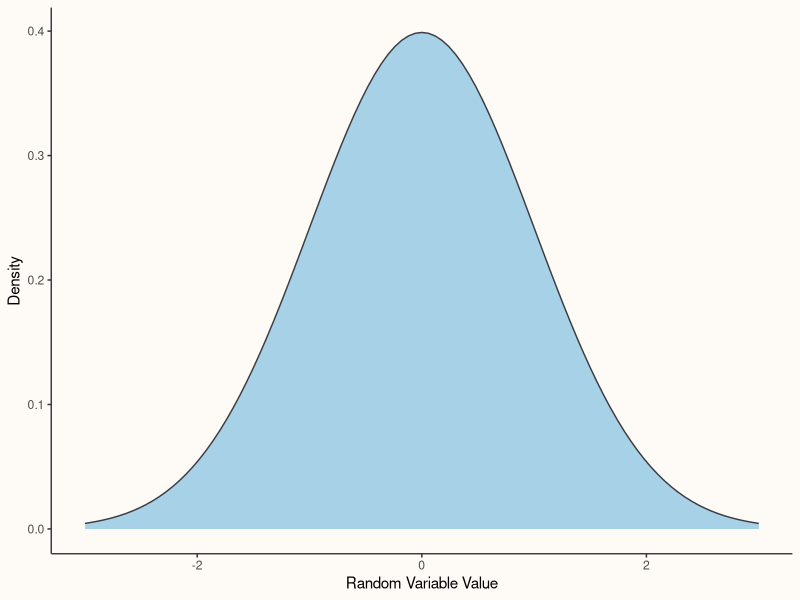
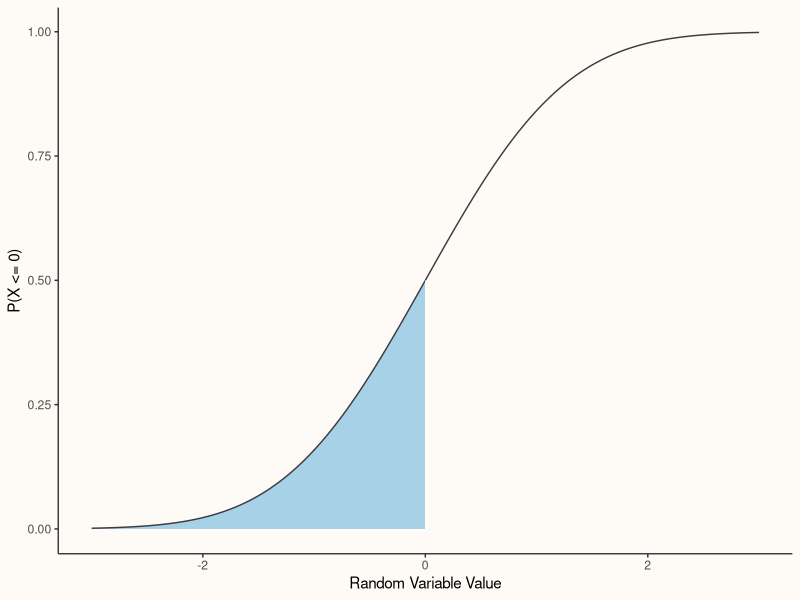
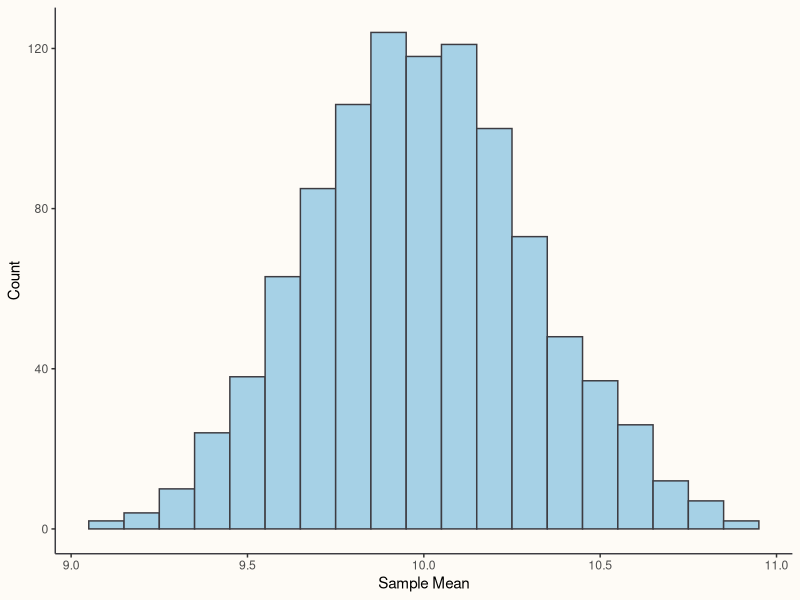
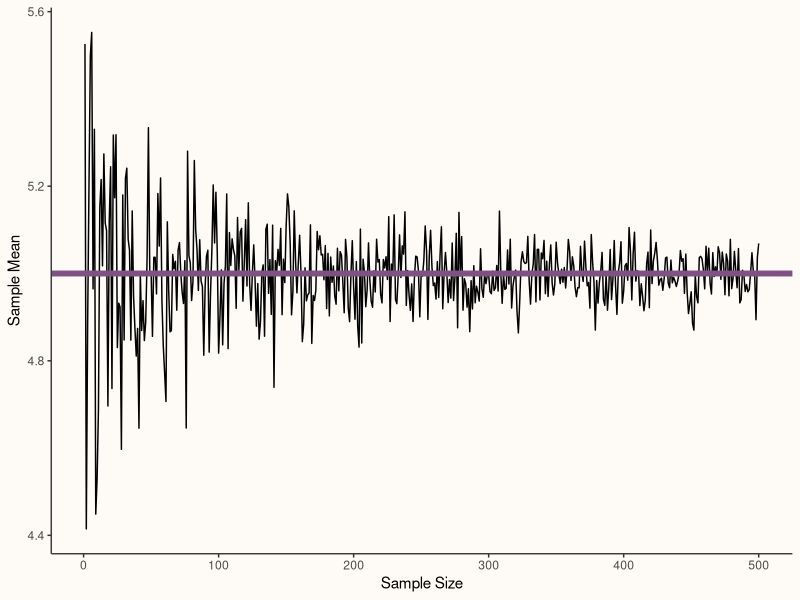
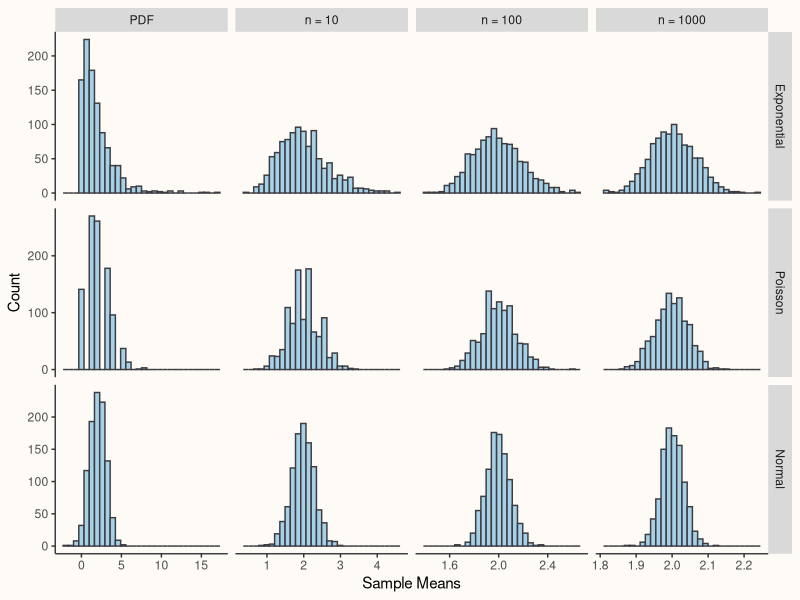
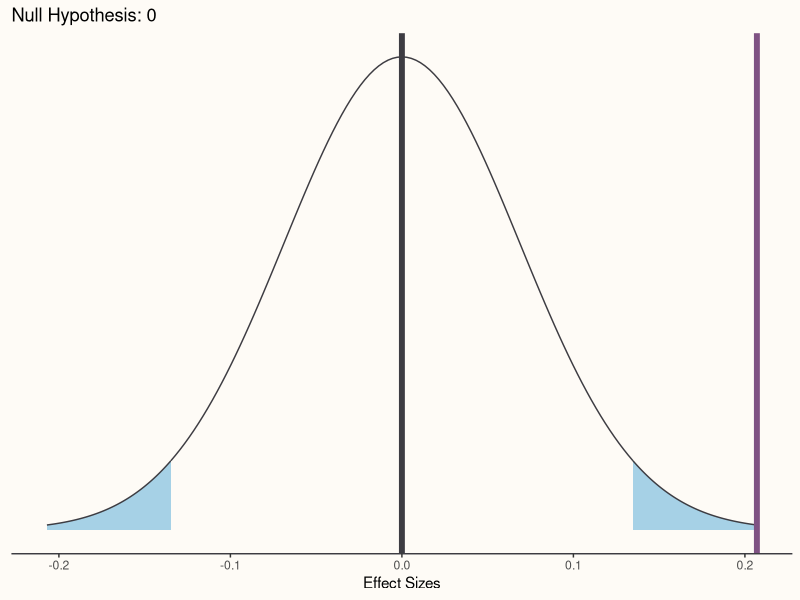
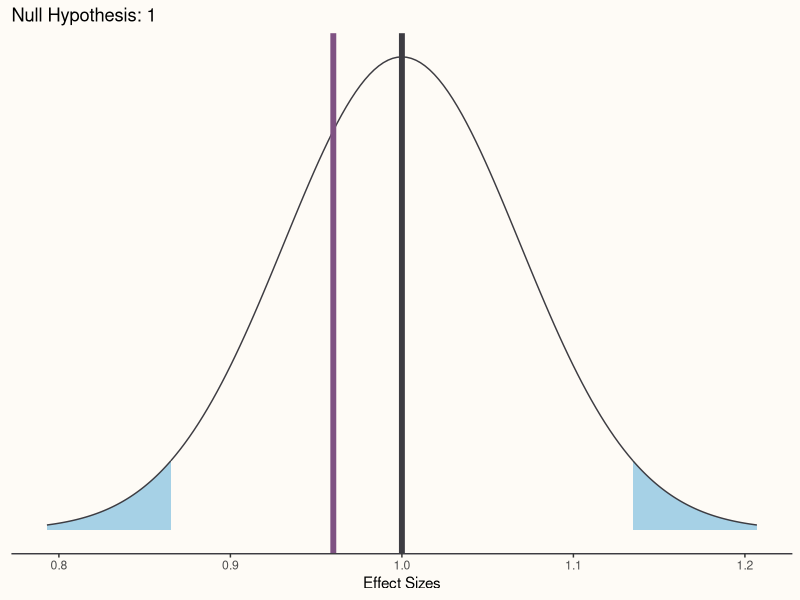
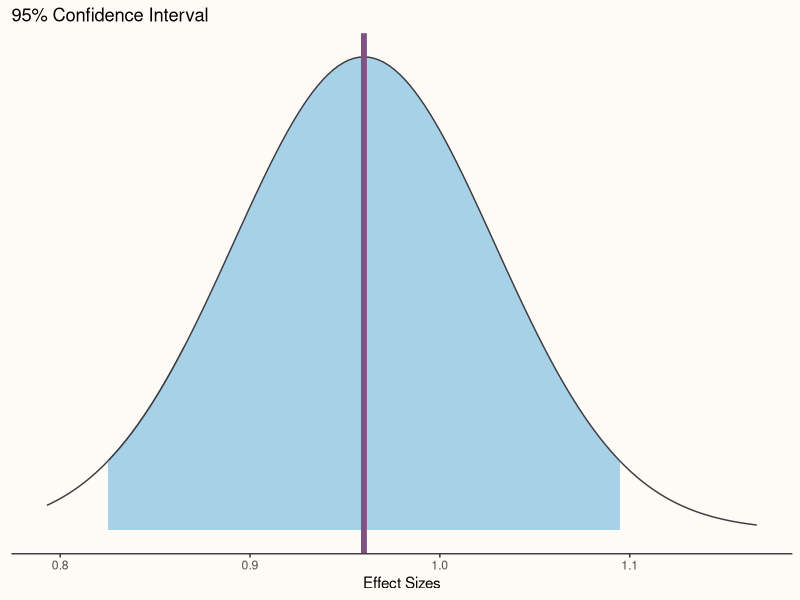

These charts were generated, in order, by the following R code:
## ---- chunk 1
library(dplyr)
library(knitr)
library(kableExtra)
library(ggplot2)
## ---- chunk 2

set.seed(9000) # Power level over 9000!
test_group <- c(rep("Fail", 1000), rep("Pass", 4000), rep("Pass+", 500))
test_group_mat <- model.matrix(~as.factor(test_group))
beta <- 
  (c(qlogis(.20), qlogis(.60) - qlogis(.20), qlogis(.80) - qlogis(.20))) |>
  as.matrix(ncol = 1)
hire_latent <- test_group_mat%*%beta 
hire_outcome <- rbinom(length(hire_latent), size = 1, prob = plogis(hire_latent))
hire_data <- 
  data.frame(
    TEST_OUTCOME = test_group,
    HIRE_OUTCOME = hire_outcome,
    HIRE_CATEGORY = dplyr::case_when(
      hire_outcome == 0 ~ "Turndown",
      TRUE ~ "Hire"
    )
  )

xtabs(~TEST_OUTCOME + HIRE_CATEGORY, hire_data) |> 
  prop.table() |> 
  round(3) |>
  kableExtra::kbl() |>
  kableExtra::kable_minimal()

## ---- chunk 3
xtabs(~TEST_OUTCOME + HIRE_CATEGORY, hire_data) |> 
  prop.table(1) |> 
  round(3) |>
  kableExtra::kbl(
    caption = "<em><strong>P(Selection Decision) given Assessment Outcome</strong></em>"
  ) |>
  kableExtra::kable_minimal()
## ---- chunk 4
xtabs(~TEST_OUTCOME + HIRE_CATEGORY, hire_data) |> 
  prop.table(2) |> 
  round(3) |>
  kableExtra::kbl(
    caption = "<em><strong>P(Assessment Outcome) given Selection Decision</strong></em>"
  ) |>
  kableExtra::kable_minimal()
## ---- chunk 5
ggplot2::ggplot(
  NULL,
  ggplot2::aes(
    c(-3, 3)
  )
) + 
  ggplot2::geom_area(
    stat = "function",
    fun = dnorm,
    fill = "#A6D1E6",
    color = "#3D3C42",
    xlim = c(-3, 3)
  ) + 
    ggplot2::theme(
    plot.background = element_rect(fill = "#FEFBF6", colour = "#FEFBF6"),
    panel.background = element_rect(fill = "#FEFBF6"),
    axis.line.x = element_line(colour = "#3D3C42"),
    axis.line.y = element_line(colour = "#3D3C42"),
    panel.grid.minor = element_line(colour = "#FEFBF6"),
    panel.grid.major = element_line(colour = "#FEFBF6")
  ) +
  ggplot2::labs(
    x = "Random Variable Value",
    y = "Density"
  )

# ggplot(NULL, aes(c(-3,3))) + 
#   geom_area(stat = "function", fun = dnorm, fill = "red", xlim = c(-3, 0)) +
#   geom_area(stat = "function", fun = dnorm, fill = "blue", xlim = c(0, 3)) +
#   ggplot2::theme(
#     plot.background = element_rect(fill = "#FEFBF6"),
#     panel.background = element_rect(fill = "#FEFBF6"),
#     axis.line.x = element_line(colour = "#3D3C42"),
#     axis.line.y = element_line(colour = "#3D3C42")
#   )
## ---- chunk 6
ggplot2::ggplot(
  NULL,
  ggplot2::aes(
    c(-3, 3)
  )
) + 
  ggplot2::geom_area(
    stat = "function",
    fun = pnorm,
    fill = "#A6D1E6",
    color = "#3D3C42",
    xlim = c(-3, 0)
  ) + 
  ggplot2::geom_area(
    stat = "function",
    fun = pnorm,
    fill = "#FEFBF6",
    color = "#3D3C42",
    xlim = c(0, 3)
  ) +
    ggplot2::theme(
    plot.background = element_rect(fill = "#FEFBF6", colour = "#FEFBF6"),
    panel.background = element_rect(fill = "#FEFBF6"),
    axis.line.x = element_line(colour = "#3D3C42"),
    axis.line.y = element_line(colour = "#3D3C42"),
    panel.grid.minor = element_line(colour = "#FEFBF6"),
    panel.grid.major = element_line(colour = "#FEFBF6")
  ) +
  ggplot2::labs(
    x = "Random Variable Value",
    y = "P(X <= 0)"
  )
## ---- chunk 7
set.seed(42)
population_mean <- 10
population_variance <- 5
number_samples <- 1000
sample_size <- 50
sample_mean <- numeric()

for(i in 1:number_samples) {
  x <- rnorm(
    n = sample_size, 
    mean = population_mean,
    sd = sqrt(population_variance)
  )
  
  sample_mean_1 <- mean(x)
  sample_mean <- 
    c(sample_mean, 
      sample_mean_1)
}
## ---- chunk 8
ggplot2::ggplot(
  data = data.frame(X = sample_mean),
  ggplot2::aes(
    x = X
  )
) + 
  ggplot2::geom_histogram(
    binwidth = .10,
    fill = "#A6D1E6",
    color = "#3D3C42"
  ) + 
    ggplot2::theme(
    plot.background = element_rect(fill = "#FEFBF6", colour = "#FEFBF6"),
    panel.background = element_rect(fill = "#FEFBF6"),
    axis.line.x = element_line(colour = "#3D3C42"),
    axis.line.y = element_line(colour = "#3D3C42"),
    panel.grid.minor = element_line(colour = "#FEFBF6"),
    panel.grid.major = element_line(colour = "#FEFBF6")
  ) +
  ggplot2::labs(
    x = "Sample Mean",
    y = "Count"
  )
## ---- chunk 9
mean(sample_mean) # Should be close to the population mean
sd(sample_mean) # Standard Error of the Mean
## ---- chunk 10
mean_plot_data <- 
  data.frame(
    N = 1:500,
    SAMPLE_MEAN = NA
  )

for(n in 1:500) {
  
  sample_mean <- 
    rnorm(n = n, mean = 5, sd = 1) |>
    mean()
  
  mean_plot_data[n, 2] <- sample_mean
  
  
}
## ---- chunk 11
ggplot2::ggplot(
  data = mean_plot_data,
  ggplot2::aes(
    x = N, 
    y = SAMPLE_MEAN
  )
) +
  ggplot2::geom_line() + 
    ggplot2::theme(
    plot.background = element_rect(fill = "#FEFBF6", colour = "#FEFBF6"),
    panel.background = element_rect(fill = "#FEFBF6"),
    axis.line.x = element_line(colour = "#3D3C42"),
    axis.line.y = element_line(colour = "#3D3C42"),
    panel.grid.minor = element_line(colour = "#FEFBF6"),
    panel.grid.major = element_line(colour = "#FEFBF6")
  ) +
  ggplot2::labs(
    x = "Sample Size",
    y = "Sample Mean"
  ) + 
  ggplot2::geom_hline(
    yintercept = 5,
    color = "#7F5283",
    size = 2
  )
## ---- chunk 12
df <- 
  data.frame(
    FAMILY = rep(c("Exponential", "Poisson", "Normal"), each = 1000),
    N = rep("PDF", 3000),
    OUTCOME = c(rexp(1000, .50), rpois(1000, lambda = 2), rnorm(1000, mean = 2))
  )

for(i in 1:1000) {
  
  # Exponential family
  mean_rexp_30 <- 
    rexp(10, .50) |>
    mean()
  
  mean_rexp_100 <- 
    rexp(100, .50) |>
    mean()
  
  mean_rexp_1000 <- 
    rexp(1000, .50) |>
    mean()
  
  exp_df <- 
    data.frame(
      FAMILY = rep("Exponential", 3),
      N = c("n = 10", "n = 100", "n = 1000"),
      OUTCOME = c(mean_rexp_30, mean_rexp_100, mean_rexp_1000)
    )
  
  # Poisson Family
  mean_pois_30 <-
    rpois(10, lambda = 2) |>
    mean()
  
  mean_pois_100 <-
    rpois(100, lambda = 2) |>
    mean()
  
  mean_pois_1000 <-
    rpois(1000, lambda = 2) |>
    mean()
  
  pois_df <- 
    data.frame(
      FAMILY = rep("Poisson", 3),
      N = c("n = 10", "n = 100", "n = 1000"),
      OUTCOME = c(mean_pois_30, mean_pois_100, mean_pois_1000)
    )
  
  # Normal family
  mean_norm_30 <- 
    rnorm(10, mean = 2) |>
    mean()
  
  mean_norm_100 <-
    rnorm(100, mean = 2) |>
    mean()
  
  mean_norm_1000 <- 
    rnorm(1000, mean = 2) |>
    mean()
  
  norm_df <- 
    data.frame(
      FAMILY = rep("Normal", 3),
      N = c("n = 10", "n = 100", "n = 1000"),
      OUTCOME = c(mean_norm_30, mean_norm_100, mean_norm_1000)
    )
  
  df <- 
    df |>
    rbind(
      exp_df,
      pois_df,
      norm_df
    )
  
}

df <-
  df |>
  dplyr::mutate(
    FAMILY = factor(
      FAMILY, 
      ordered = T, 
      levels = c("Exponential", "Poisson", "Normal")
    ),
    N = factor(
      N,
      ordered = TRUE,
      levels = c("PDF", "n = 10", "n = 100", "n = 1000")
    )
  )


ggplot2::ggplot(
  data = df,
  ggplot2::aes(
    x = OUTCOME
  )
) + 
  ggplot2::facet_grid(
    FAMILY ~ N,
    scales = "free"
  ) +
  ggplot2::geom_histogram(
    fill = "#A6D1E6",
    color = "#3D3C42"
  ) + 
   ggplot2::theme(
    plot.background = element_rect(fill = "#FEFBF6", colour = "#FEFBF6"),
    panel.background = element_rect(fill = "#FEFBF6"),
    axis.line.x = element_line(colour = "#3D3C42"),
    axis.line.y = element_line(colour = "#3D3C42"),
    panel.grid.minor = element_line(colour = "#FEFBF6"),
    panel.grid.major = element_line(colour = "#FEFBF6")
  ) +
  ggplot2::labs(
    x = "Sample Means",
    y = "Count"
  )

## ---- chunk 13
# Set the parameters 
set.seed(32) # Seed for reproducibility
n <- 500 # Sample size
b0 <- 2 # Population Regression Intercept
b1 <- 1 # Population Regression Slope
sigma <- 4 # Population variance

x1 <- sample(
  1:5, 
  size = n, 
  replace = TRUE, 
  prob = c(.10, .15, .15, .30, .30)
)

x2 <- sample(
  1:5,
  size = n,
  replace = TRUE
)

# Generate dependent var.
y <- rnorm(
  n = n, 
  mean = b0 + b1*x1 + 0*x2, 
  sd = sqrt(sigma)
) 

mod <- lm(y ~ x1 + x2) # Estimate model 
## ---- chunk 14
summary(mod)
## ---- chunk 15
summary(mod)
## ---- chunk 16
ggplot2::ggplot(
  NULL,
  ggplot2::aes(
    c(
      qnorm(.0013, sd = summary(mod)$coef[2, 2]),
      qnorm(1 - .0013, sd = summary(mod)$coef[2, 2])
    )
  )
) + 
  ggplot2::geom_area(
    stat = "function",
    fun = dnorm,
    args = list(mean = 0, sd = summary(mod)$coef[2, 2]),
    fill = "#A6D1E6",
    color = "#3D3C42",
    xlim = c(qnorm(.0013, sd = summary(mod)$coef[2, 2]), qnorm(.025, mean = 0, sd = summary(mod)$coef[2, 2]))
  ) +
  ggplot2::geom_area(
    stat = "function",
    fun = dnorm,
    args = list(mean = 0, sd = summary(mod)$coef[2, 2]),
    color = "#3D3C42",
    fill = "#FEFBF6",
    xlim = c(qnorm(.025, mean = 0, sd = summary(mod)$coef[2, 2]), qnorm(.975, sd = summary(mod)$coef[2, 2]))
  ) + 
  ggplot2::geom_area(
    stat = "function",
    fun = dnorm,
    args = list(mean = 0, sd = summary(mod)$coef[2, 2]),
    fill = "#A6D1E6",
    color = "#3D3C42",
    xlim = c(qnorm(.975, mean = 0, sd = summary(mod)$coef[2, 2]), qnorm(1 - .0013, sd = summary(mod)$coef[2, 2]))
  ) + 
  ggplot2::theme(
    plot.background = element_rect(fill = "#FEFBF6", colour = "#FEFBF6"),
    panel.background = element_rect(fill = "#FEFBF6"),
    axis.line.x = element_line(colour = "#3D3C42"),
    axis.ticks.y = ggplot2::element_line(size = 0),
    axis.text.y = ggplot2::element_blank(),
    axis.title.y = ggplot2::element_blank(),
    panel.grid.minor = element_line(colour = "#FEFBF6"),
    panel.grid.major = element_line(colour = "#FEFBF6")
  ) +
  ggplot2::labs(
    x = "Effect Sizes",
    title = "Null Hypothesis: 0"
  ) +
  ggplot2::geom_vline(
    xintercept = 0,
    color = "#3D3C42",
    size = 2
  ) + 
  ggplot2::geom_vline(
    xintercept = qnorm(1- .0013, sd = summary(mod)$coef[2, 2]),
    color = "#7F5283",
    size = 2
  )

## ---- chunk 17
ggplot2::ggplot(
  NULL,
  ggplot2::aes(
    c(
      qnorm(.0013, mean = 1, sd = summary(mod)$coef[2, 2]),
      qnorm(1 - .0013, mean = 1, sd = summary(mod)$coef[2, 2])
    )
  )
) + 
  ggplot2::geom_area(
    stat = "function",
    fun = dnorm,
    args = list(mean = 1, sd = summary(mod)$coef[2, 2]),
    fill = "#A6D1E6",
    color = "#3D3C42",
    xlim = c(qnorm(.0013, mean = 1, sd = summary(mod)$coef[2, 2]), qnorm(.025, mean = 1, sd = summary(mod)$coef[2, 2]))
  ) +
  ggplot2::geom_area(
    stat = "function",
    fun = dnorm,
    args = list(mean = 1, sd = summary(mod)$coef[2, 2]),
    color = "#3D3C42",
    fill = "#FEFBF6",
    xlim = c(qnorm(.025, mean = 1, sd = summary(mod)$coef[2, 2]), qnorm(.975, mean = 1, sd = summary(mod)$coef[2, 2]))
  ) + 
  ggplot2::geom_area(
    stat = "function",
    fun = dnorm,
    args = list(mean = 1, sd = summary(mod)$coef[2, 2]),
    fill = "#A6D1E6",
    color = "#3D3C42",
    xlim = c(qnorm(.975, mean = 1, sd = summary(mod)$coef[2, 2]), qnorm(1 - .0013, mean = 1, sd = summary(mod)$coef[2, 2]))
  ) + 
  ggplot2::theme(
    plot.background = element_rect(fill = "#FEFBF6", color = "#FEFBF6"),
    panel.background = element_rect(fill = "#FEFBF6"),
    axis.line.x = element_line(colour = "#3D3C42"),
    axis.ticks.y = ggplot2::element_line(size = 0),
    axis.text.y = ggplot2::element_blank(),
    axis.title.y = ggplot2::element_blank(),
    panel.grid.minor = element_line(colour = "#FEFBF6"),
    panel.grid.major = element_line(colour = "#FEFBF6")
  ) +
  ggplot2::labs(
    x = "Effect Sizes",
    title = "Null Hypothesis: 1"
  ) +
  ggplot2::geom_vline(
    xintercept = 1,
    color = "#3D3C42", 
    size = 2
  ) +
  ggplot2::geom_vline(
    xintercept = round(summary(mod)$coef[2, 1], 2),
    color = "#7F5283",
    size = 2
  )

## ---- chunk 18

# X2 coefficient and SE
x2_beta <- summary(mod)$coef[3, 1]
x2_se <- summary(mod)$coef[3, 2]

# Test statistics
test_stat_0 <- (x2_beta - 0) / x2_se # Null = 0
test_stat_25 <- (x2_beta - .25) / x2_se # Null = .25

# P-value for x2 when null hypothesis = 0 (using a central T distribution)
pnorm(abs(test_stat_0), mean = 0, sd = 1, lower.tail = FALSE) * 2 |>
  round(3)

# P-value for x2 when null hypothesis = .25
pnorm(abs(test_stat_25), mean = 0, sd = 1, lower.tail = FALSE) * 2 |>
  round(3)

## ---- chunk 19
cf_mean <- round(summary(mod)$coef[2, 1], 2)

ggplot2::ggplot(
  NULL,
  ggplot2::aes(
    c(
      qnorm(.0013, mean = cf_mean, sd = summary(mod)$coef[2, 2]),
      qnorm(1 - .0013, mean = cf_mean, sd = summary(mod)$coef[2, 2])
    )
  )
) + 
  ggplot2::geom_area(
    stat = "function",
    fun = dnorm,
    args = list(mean = cf_mean, sd = summary(mod)$coef[2, 2]),
    fill = "#FEFBF6",
    color = "#3D3C42",
    xlim = c(qnorm(.0013, mean = 1, sd = summary(mod)$coef[2, 2]), qnorm(.025, mean = 1, sd = summary(mod)$coef[2, 2]))
  ) +
  ggplot2::geom_area(
    stat = "function",
    fun = dnorm,
    args = list(mean = cf_mean, sd = summary(mod)$coef[2, 2]),
    color = "#3D3C42",
    fill = "#A6D1E6",
    xlim = c(qnorm(.025, mean = cf_mean, sd = summary(mod)$coef[2, 2]), qnorm(.975, mean = cf_mean, sd = summary(mod)$coef[2, 2]))
  ) + 
  ggplot2::geom_area(
    stat = "function",
    fun = dnorm,
    args = list(mean = cf_mean, sd = summary(mod)$coef[2, 2]),
    fill = "#FEFBF6",
    color = "#3D3C42",
    xlim = c(qnorm(.975, mean = cf_mean, sd = summary(mod)$coef[2, 2]), qnorm(1 - .0013, mean = cf_mean, sd = summary(mod)$coef[2, 2]))
  ) + 
  ggplot2::theme(
    plot.background = element_rect(fill = "#FEFBF6", color = "#FEFBF6"),
    panel.background = element_rect(fill = "#FEFBF6"),
    axis.line.x = element_line(colour = "#3D3C42"),
    axis.ticks.y = ggplot2::element_line(size = 0),
    axis.text.y = ggplot2::element_blank(),
    axis.title.y = ggplot2::element_blank(),
    panel.grid.minor = element_line(colour = "#FEFBF6"),
    panel.grid.major = element_line(colour = "#FEFBF6")
  ) +
  ggplot2::labs(
    x = "Effect Sizes",
    title = "95% Confidence Interval"
  ) +
  ggplot2::geom_vline(
    xintercept = round(summary(mod)$coef[2, 1], 2),
    color = "#7F5283",
    size = 2
  )

## ---- chunk 20

confint_mod <- confint(mod) # Creates 95% confidence intervals
x1_coef <- summary(mod)$coef[2, 1]
x1_se <- summary(mod)$coef[2, 2]
x1_lower <- confint_mod[2, 1]
x1_upper <- confint_mod[2, 2]
x1_lower_pvalue <- pnorm(x1_coef, mean = x1_lower, sd = x1_se, lower.tail = F)*2
x1_upper_pvalue <- pnorm(x1_coef, mean = x1_upper, sd = x1_se, lower.tail = T)*2

## ---- chunk 21

tibble::tibble(
  X1_COEF = x1_coef,
  X1_STD_ERROR = x1_se,
  X1_LOWER_CI = x1_lower,
  X1_UPPER_CI = x1_upper,
  X1_LOWER_P = x1_lower_pvalue,
  X1_UPPER_P = x1_upper_pvalue
) |>
  round(3)

## ---- chunk 22

# Set the parameters 
set.seed(3342) # Seed for reproducibility
n <- 500 # Sample size
b0 <- 2 # Population Regression Intercept
b1 <- 1 # Population Regression Slope
sigma <- 4 # Population variance

x1 <- sample(
  1:5, 
  size = n, 
  replace = TRUE, 
  prob = c(.10, .15, .15, .30, .30)
)

x2 <- sample(
  1:5,
  size = n,
  replace = TRUE
)

ci_vec <- numeric() # Create CI vector
for(i in 1:500) {
  
  # Generate dependent var.
  y <- rnorm(
  n = n, 
  mean = b0 + b1*x1 + 0*x2, 
  sd = sqrt(sigma)
) 
  
  mod <- lm(y ~ x1 + x2) # Estimate model 
  
  # Get CI
  ci_mod <- confint(mod)
  ci_lower <- ci_mod[2, 1]
  ci_upper <- ci_mod[2, 2]
  
  # Does CI contain pop. par -- Yes or No
  coverage <- ci_lower <= b1 & b1 <= ci_upper
  ci_vec <- c(ci_vec, coverage)
  
}
## ---- chunk 23
# What proportion of CIs contained pop. par.?
mean(ci_vec)
